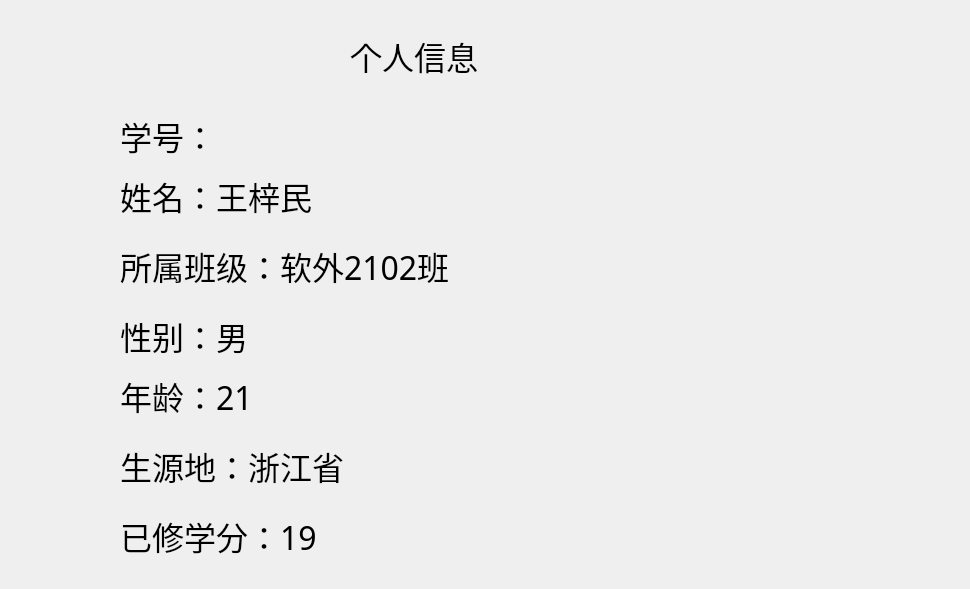
<?xml version="1.0" encoding="UTF-8"?>
<ui version="4.0">
 <class>info</class>
 <widget class="QWidget" name="info">
  <property name="geometry">
   <rect>
    <x>0</x>
    <y>0</y>
    <width>970</width>
    <height>589</height>
   </rect>
  </property>
  <property name="windowTitle">
   <string>Form</string>
  </property>
  <widget class="QLabel" name="label_title">
   <property name="geometry">
    <rect>
     <x>350</x>
     <y>30</y>
     <width>231</width>
     <height>51</height>
    </rect>
   </property>
   <property name="font">
    <font>
     <family>宋体</family>
     <pointsize>24</pointsize>
    </font>
   </property>
   <property name="text">
    <string>个人信息</string>
   </property>
  </widget>
  <widget class="QLabel" name="label_name">
   <property name="geometry">
    <rect>
     <x>120</x>
     <y>170</y>
     <width>221</width>
     <height>51</height>
    </rect>
   </property>
   <property name="font">
    <font>
     <family>宋体</family>
     <pointsize>24</pointsize>
    </font>
   </property>
   <property name="text">
    <string>姓名：王梓民</string>
   </property>
  </widget>
  <widget class="QLabel" name="label_class">
   <property name="geometry">
    <rect>
     <x>120</x>
     <y>240</y>
     <width>461</width>
     <height>51</height>
    </rect>
   </property>
   <property name="font">
    <font>
     <family>宋体</family>
     <pointsize>24</pointsize>
    </font>
   </property>
   <property name="text">
    <string>所属班级：软外2102班</string>
   </property>
  </widget>
  <widget class="QLabel" name="label_sex">
   <property name="geometry">
    <rect>
     <x>120</x>
     <y>310</y>
     <width>181</width>
     <height>51</height>
    </rect>
   </property>
   <property name="font">
    <font>
     <family>宋体</family>
     <pointsize>24</pointsize>
    </font>
   </property>
   <property name="text">
    <string>性别：男</string>
   </property>
  </widget>
  <widget class="QLabel" name="label_age">
   <property name="geometry">
    <rect>
     <x>120</x>
     <y>370</y>
     <width>221</width>
     <height>51</height>
    </rect>
   </property>
   <property name="font">
    <font>
     <family>宋体</family>
     <pointsize>24</pointsize>
    </font>
   </property>
   <property name="text">
    <string>年龄：21</string>
   </property>
  </widget>
  <widget class="QLabel" name="label_credit">
   <property name="geometry">
    <rect>
     <x>120</x>
     <y>510</y>
     <width>251</width>
     <height>51</height>
    </rect>
   </property>
   <property name="font">
    <font>
     <family>宋体</family>
     <pointsize>24</pointsize>
    </font>
   </property>
   <property name="text">
    <string>已修学分：19</string>
   </property>
  </widget>
  <widget class="QLabel" name="label_Area">
   <property name="geometry">
    <rect>
     <x>120</x>
     <y>440</y>
     <width>461</width>
     <height>51</height>
    </rect>
   </property>
   <property name="font">
    <font>
     <family>宋体</family>
     <pointsize>24</pointsize>
    </font>
   </property>
   <property name="text">
    <string>生源地：浙江省</string>
   </property>
  </widget>
  <widget class="QLabel" name="label_Sno">
   <property name="geometry">
    <rect>
     <x>120</x>
     <y>110</y>
     <width>421</width>
     <height>51</height>
    </rect>
   </property>
   <property name="font">
    <font>
     <family>宋体</family>
     <pointsize>24</pointsize>
    </font>
   </property>
   <property name="text">
    <string>学号：</string>
   </property>
  </widget>
 </widget>
 <resources/>
 <connections/>
</ui>
